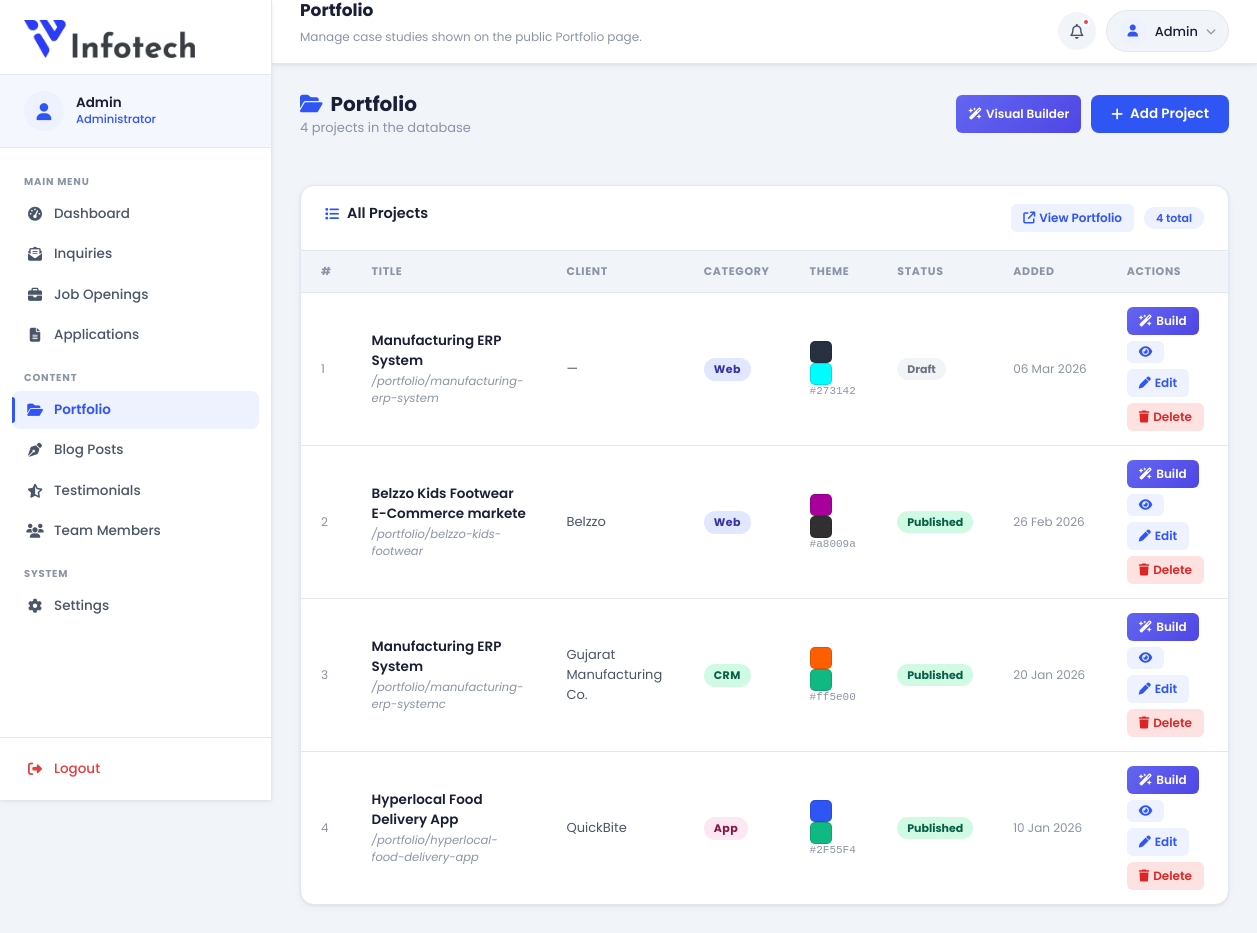
/admin/portfolio (signed in), run on an earlier commit of the app's database.
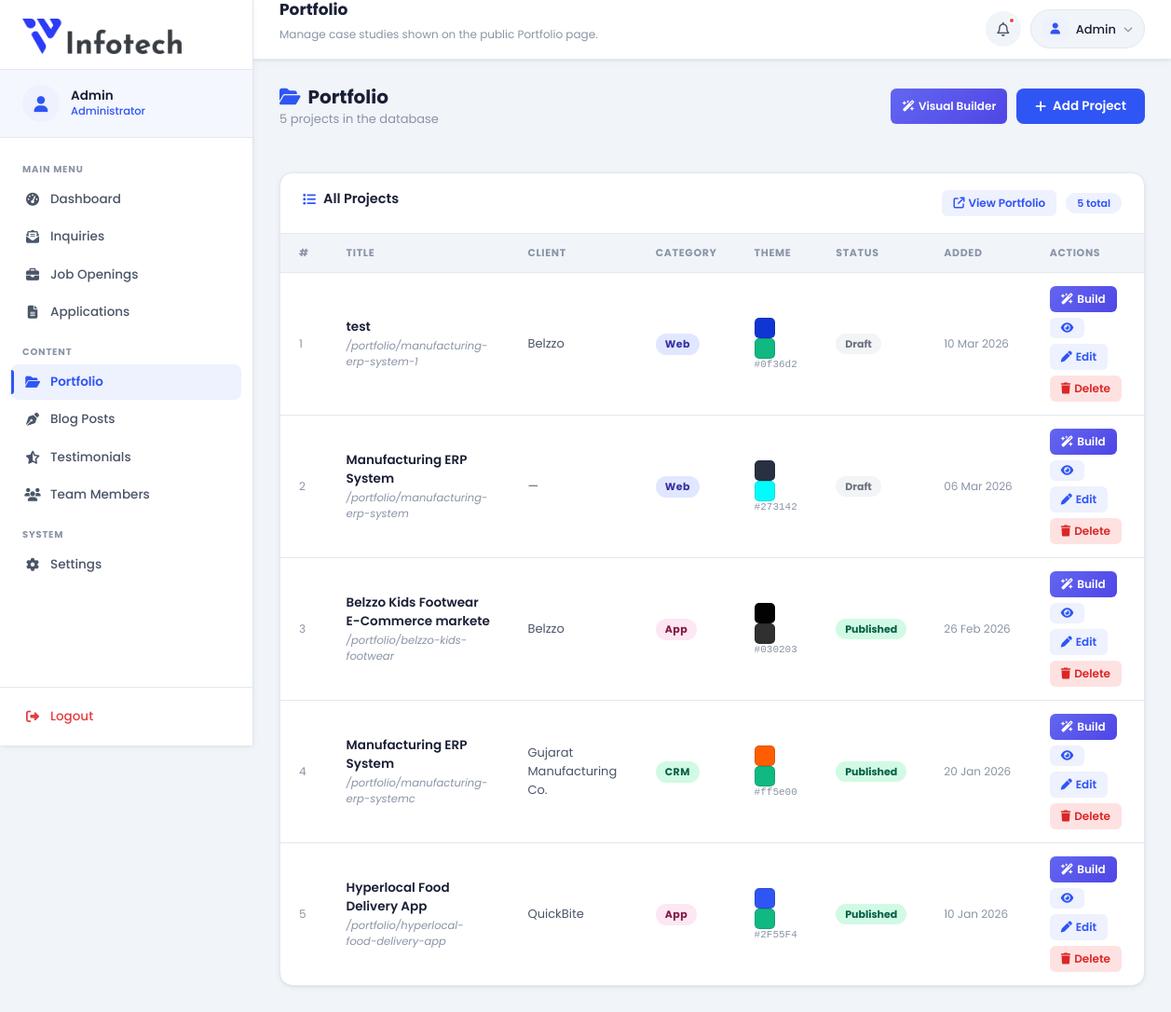
And on a later commit of the database.
### app.py (models this page shows, shortened)
class Portfolio(db.Model):
    __tablename__ = 'portfolios'
    id              = db.Column(db.Integer, primary_key=True)
    title           = db.Column(db.String(255), nullable=False)
    slug            = db.Column(db.String(255), unique=True, nullable=False, index=True)
    category        = db.Column(db.String(60), nullable=False, default='Web')   # Web / CRM / App / AI
    client_name     = db.Column(db.String(120), nullable=True)
    theme_color     = db.Column(db.String(20), nullable=False, default='#2F55F4')  # kept for backward compat
    primary_color   = db.Column(db.String(20), nullable=False, server_default='#2F55F4')
    secondary_color = db.Column(db.String(20), nullable=False, server_default='#10B981')
    bg_color        = db.Column(db.String(20), nullable=False, server_default='#0f1117')
    is_published    = db.Column(db.Boolean, default=False, nullable=False)
    hero_outcome    = db.Column(db.String(255), nullable=True)   # "+40% discovery & -32% checkout drop-off"
    hero_description= db.Column(db.Text, nullable=True)
    hero_image_web  = db.Column(db.String(512), nullable=True)   # desktop mockup image URL
    hero_image_app  = db.Column(db.String(512), nullable=True)   # phone mockup image URL
    kpi_1_value     = db.Column(db.String(40), nullable=True)
    kpi_1_label     = db.Column(db.String(80), nullable=True)
    kpi_2_value     = db.Column(db.String(40), nullable=True)
    kpi_2_label     = db.Column(db.String(80), nullable=True)
    kpi_3_value     = db.Column(db.String(40), nullable=True)
    kpi_3_label     = db.Column(db.String(80), nullable=True)
    industry        = db.Column(db.String(120), nullable=True)
    market          = db.Column(db.String(120), nullable=True)
    goal            = db.Column(db.String(255), nullable=True)
    client_story_p1 = db.Column(db.Text, nullable=True)
    client_story_p2 = db.Column(db.Text, nullable=True)
    challenges      = db.Column(db.Text, nullable=True)  # JSON: [{tag,severity,title,desc,impact}]
    solution_steps  = db.Column(db.Text, nullable=True)  # JSON: [{tag,title,points:[]}]
    services        = db.Column(db.Text, nullable=True)  # JSON: [{num,icon_svg,title,desc,deliverables:[]}]
    results         = db.Column(db.Text, nullable=True)  # JSON: {cards:[{metric,label,insight}], rows:[{metric,before,after}]}
    features        = db.Column(db.Text, nullable=True)  # JSON: [{icon,title,desc,benefit}]
    testimonials    = db.Column(db.Text, nullable=True)  # JSON: [{quote,client_name,client_role,rating}]
    gallery         = db.Column(db.Text, nullable=True)  # JSON: [{type:"web"|"app",url,label,alt}]
    created_at      = db.Column(db.DateTime, default=datetime.utcnow)
    def get_categories(self):
        return [c.strip() for c in (self.category or 'Web').split(',') if c.strip()]

### app.py (the view)
@app.route('/admin/portfolio')
@login_required
def admin_portfolio():
    portfolios = Portfolio.query.order_by(Portfolio.created_at.desc()).all()
    return render_template('admin/portfolio.html', portfolios=portfolios)

### app.py (called while the page is built)
def get_site_settings():
    rows = SiteSettings.query.all()
    result = dict(_SETTINGS_DEFAULTS)
    for row in rows:
        result[row.key] = row.value or ''
    return result

@app.context_processor
def inject_site_settings():
    try:
        return {'site': get_site_settings()}
    except Exception:
        return {'site': dict(_SETTINGS_DEFAULTS)}

@login_manager.user_loader
def load_user(user_id):
    return db.session.get(AdminUser, int(user_id))

@app.context_processor
def inject_globals():
    return {'now': datetime.utcnow()}

### templates/admin/portfolio.html (shortened to what the changed rows need)
{% extends 'admin/base.html' %}
{% block topbar_title %}Portfolio{% endblock %}
{% block content %}
    <div class="page-header-bar">
        <div>
            <h1><i class="fa-solid fa-folder-open" style="color:var(--primary-blue);margin-right:8px;"></i>Portfolio</h1>
            <p>{{ portfolios | length }} project{{ 's' if portfolios | length != 1 }} in the database</p>
        </div>
    </div>
    <div class="panel">
        <div class="panel__header">
            <h2 class="panel__title"><i class="fa-solid fa-list"></i> All Projects</h2>
            <div style="display:flex;gap:10px;align-items:center;">
                <a href="{{ url_for('portfolio') }}" target="_blank" class="btn-edit">
                    <i class="fa-solid fa-arrow-up-right-from-square"></i> View Portfolio
                </a>
                <span class="panel__badge">{{ portfolios | length }} total</span>
            </div>
        </div>
        <div class="table-wrap">
            {% if portfolios %}
            <table class="data-table">
                <thead>
                    <tr>
                        <th>#</th>
                        <th>Title</th>
                        <th>Client</th>
                        <th>Category</th>
                        <th>Theme</th>
                        <th>Status</th>
                        <th>Added</th>
                        <th>Actions</th>
                    </tr>
                </thead>
                <tbody>
                {% for p in portfolios %}
                <tr>
                    <td style="color:var(--text-muted);font-size:12px;">{{ loop.index }}</td>
                    <td>
                        <div style="font-weight:600;font-size:13.5px;color:var(--text-dark);">{{ p.title }}</div>
                        <div style="font-size:11.5px;color:var(--text-muted);margin-top:2px;font-style:italic;">/portfolio/{{ p.slug }}</div>
                    </td>
                    <td style="font-size:13px;color:var(--text-mid);">{{ p.client_name or '—' }}</td>
                    <td>
                        {% for cat in p.get_categories() %}
                        <span class="cat-badge cat-{{ 'web' if cat == 'Web' else 'crm' if cat == 'CRM' else 'app' if cat == 'App' else 'ai' }}" style="margin-right:3px;">
                            {{ cat }}
                        </span>
                        {% endfor %}
                    </td>
                    <td>
                        <span class="color-swatch" style="background:{{ p.primary_color or p.theme_color }};"></span>
                        <span class="color-swatch" style="background:{{ p.secondary_color or '#10B981' }};"></span>
                        <span style="font-size:11px;color:var(--text-muted);font-family:monospace;">{{ p.primary_color or p.theme_color }}</span>
                    </td>
                    <td>
                        {% if p.is_published %}
                            <span style="background:#d1fae5;color:#065f46;font-size:11px;font-weight:700;padding:3px 10px;border-radius:20px;">Published</span>
                        {% else %}
                            <span style="background:#f3f4f6;color:#6b7280;font-size:11px;font-weight:700;padding:3px 10px;border-radius:20px;">Draft</span>
                        {% endif %}
                    </td>
                    <td style="font-size:12px;color:var(--text-muted);white-space:nowrap;">{{ p.created_at.strftime('%d %b %Y') }}</td>
                    <td>
                        <div style="display:flex;gap:6px;align-items:center;flex-wrap:wrap;">
                            <a href="{{ url_for('admin_portfolio_build', pid=p.id) }}" class="btn-build" title="Visual Builder">
                                <i class="fa-solid fa-wand-magic-sparkles"></i> Build
                            </a>
                            <a href="{{ url_for('portfolio_detail', slug=p.slug) }}" target="_blank" class="btn-edit" title="View live">
                                <i class="fa-solid fa-eye"></i>
                            </a>
                            <a href="{{ url_for('admin_portfolio_edit', pid=p.id) }}" class="btn-edit">
                                <i class="fa-solid fa-pen"></i> Edit
                            </a>
                            <button type="button" class="btn-delete"
                                    data-pid="{{ p.id }}" data-title="{{ p.title }}"
                                    onclick="confirmDelete(this)">
                                <i class="fa-solid fa-trash"></i> Delete
                            </button>
                        </div>
                    </td>
                </tr>
                {% endfor %}
                </tbody>
            </table>
            {% else %}
            <div class="empty-state">
                <i class="fa-solid fa-folder-open"></i>
                <p>No portfolio projects yet. <a href="{{ url_for('admin_portfolio_add') }}" style="color:var(--primary-blue);font-weight:600;">Add your first project →</a></p>
            </div>
            {% endif %}
        </div>
    </div>
{% endblock %}

What changed in the data, as far as the page shows it:
added Portfolio: title "test", slug "manufacturing-erp-system-1", client_name "Belzzo", category "Web", primary_color "#0f36d2", is_published "Draft", created_at "10 Mar 2026"
changed Portfolio "Belzzo Kids Footwear E-Commerce markete": category "Web" → "App"; primary_color "#a8009a" → "#030203"
Also different on the page:
{{ portfolios | length }}: "4" → "5"
